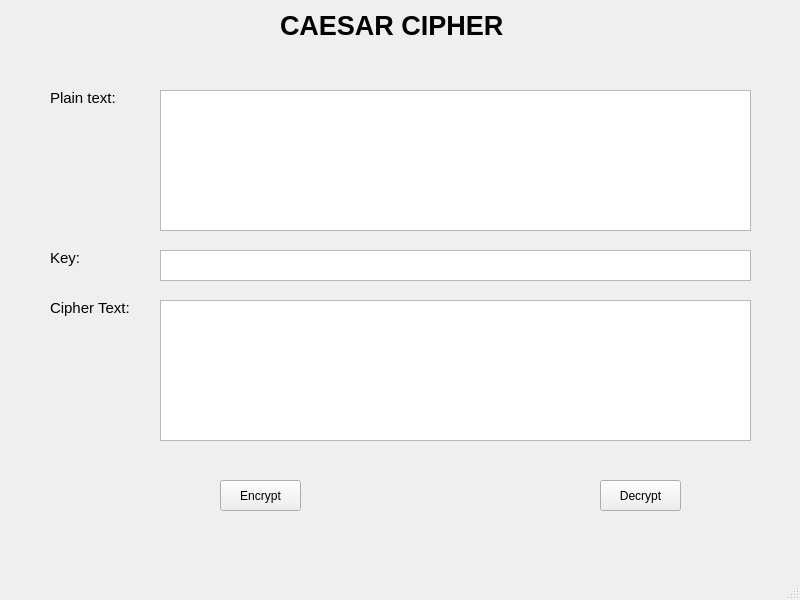
<?xml version="1.0" encoding="UTF-8"?>
<ui version="4.0">
 <class>MainWindow</class>
 <widget class="QMainWindow" name="MainWindow">
  <property name="geometry">
   <rect>
    <x>0</x>
    <y>0</y>
    <width>800</width>
    <height>600</height>
   </rect>
  </property>
  <property name="windowTitle">
   <string>MainWindow</string>
  </property>
  <widget class="QWidget" name="centralwidget">
   <widget class="QLabel" name="label_title">
    <property name="geometry">
     <rect>
      <x>280</x>
      <y>10</y>
      <width>231</width>
      <height>31</height>
     </rect>
    </property>
    <property name="font">
     <font>
      <pointsize>20</pointsize>
      <weight>75</weight>
      <bold>true</bold>
     </font>
    </property>
    <property name="text">
     <string>CAESAR CIPHER</string>
    </property>
   </widget>
   <widget class="QLabel" name="label_plain_text">
    <property name="geometry">
     <rect>
      <x>50</x>
      <y>90</y>
      <width>71</width>
      <height>16</height>
     </rect>
    </property>
    <property name="font">
     <font>
      <pointsize>11</pointsize>
     </font>
    </property>
    <property name="text">
     <string>Plain text:</string>
    </property>
   </widget>
   <widget class="QTextEdit" name="txt_plain_textext">
    <property name="geometry">
     <rect>
      <x>160</x>
      <y>90</y>
      <width>591</width>
      <height>141</height>
     </rect>
    </property>
   </widget>
   <widget class="QLabel" name="label_plain_text_2">
    <property name="geometry">
     <rect>
      <x>50</x>
      <y>250</y>
      <width>47</width>
      <height>16</height>
     </rect>
    </property>
    <property name="font">
     <font>
      <pointsize>11</pointsize>
     </font>
    </property>
    <property name="text">
     <string>Key:</string>
    </property>
   </widget>
   <widget class="QLabel" name="label_cipher_text">
    <property name="geometry">
     <rect>
      <x>50</x>
      <y>300</y>
      <width>91</width>
      <height>16</height>
     </rect>
    </property>
    <property name="font">
     <font>
      <pointsize>11</pointsize>
     </font>
    </property>
    <property name="text">
     <string>Cipher Text:</string>
    </property>
   </widget>
   <widget class="QTextEdit" name="txt_key">
    <property name="geometry">
     <rect>
      <x>160</x>
      <y>250</y>
      <width>591</width>
      <height>31</height>
     </rect>
    </property>
   </widget>
   <widget class="QTextEdit" name="txt_cipher_text">
    <property name="geometry">
     <rect>
      <x>160</x>
      <y>300</y>
      <width>591</width>
      <height>141</height>
     </rect>
    </property>
   </widget>
   <widget class="QPushButton" name="btn_encrypt">
    <property name="geometry">
     <rect>
      <x>220</x>
      <y>480</y>
      <width>81</width>
      <height>31</height>
     </rect>
    </property>
    <property name="text">
     <string>Encrypt</string>
    </property>
   </widget>
   <widget class="QPushButton" name="btn_decrypt">
    <property name="geometry">
     <rect>
      <x>600</x>
      <y>480</y>
      <width>81</width>
      <height>31</height>
     </rect>
    </property>
    <property name="text">
     <string>Decrypt</string>
    </property>
   </widget>
  </widget>
  <widget class="QMenuBar" name="menubar">
   <property name="geometry">
    <rect>
     <x>0</x>
     <y>0</y>
     <width>800</width>
     <height>21</height>
    </rect>
   </property>
  </widget>
  <widget class="QStatusBar" name="statusbar"/>
 </widget>
 <resources/>
 <connections/>
</ui>
